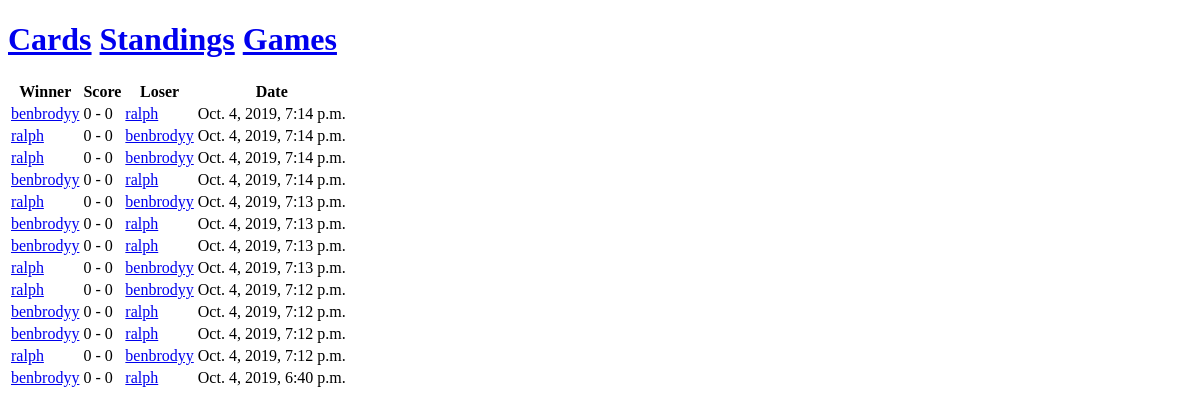
/pingpong/benbrodyy/, run on an earlier commit of the app's database.
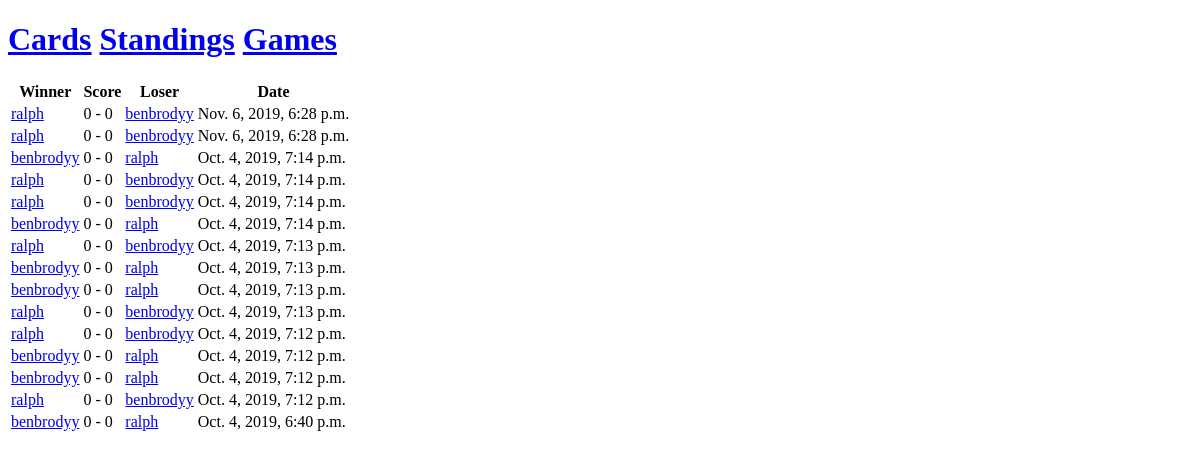
And on a later commit of the database.
### standings/models.py (models this page shows, shortened)
class Game(models.Model):
    winner = models.ForeignKey(Player, on_delete=models.CASCADE, related_name="winners")
    winner_points = models.IntegerField(default=0)
    loser = models.ForeignKey(Player, on_delete=models.CASCADE, related_name="losers")
    loser_points = models.IntegerField(default=0)
    date = models.DateTimeField(auto_now_add=True)

class Player(models.Model):
    name = models.CharField(max_length=200, unique=True)
    id = models.CharField(max_length=200, primary_key=True)
    elo = models.IntegerField(default=1500)

### standings/views.py (the view)
# urls.py: path('pingpong/<player>/', views.PlayerView.as_view(), name='player'),
class PlayerView(generic.ListView):
    template_name = 'standings/games_player.html'
    context_object_name = 'games'
    def get_queryset(self):
        player = Player.objects.get(name=self.kwargs['player'])
        return Game.objects.filter(Q(winner=player) | Q(loser=player)).order_by('-date')
    def get_context_data(self):
        context = super().get_context_data(**self.kwargs)
        context['player'] = self.kwargs['player']
        return context

### standings/templates/standings/games_player.html (shortened to what this page needs)
{% extends "standings/base.html" %}
{% block content %}
<table>
  <tr>
    <th>Winner</th>
    <th>Score</th>
    <th>Loser</th>
    <th>Date</th>
  </tr>
{% for game in games %}
  <tr>
    <td><a href="{% url 'standings:player' game.winner.name %}">{{ game.winner.name }}</a></td>
    <td>{{ game.winner_points }} - {{ game.loser_points }}</td>
    <td><a href="{% url 'standings:player' game.loser.name %}">{{ game.loser.name }}</a></td>
    <td>{{ game.date }}</td>
  </tr>
{% endfor %}
</table>
{% endblock %}

What changed in the data, as far as the page shows it:
added Game: winner.name "ralph", winner_points "0", loser_points "0", loser.name "benbrodyy", date "Nov. 6, 2019, 6:28 p.m."
added Game: winner.name "ralph", winner_points "0", loser_points "0", loser.name "benbrodyy", date "Nov. 6, 2019, 6:28 p.m."
